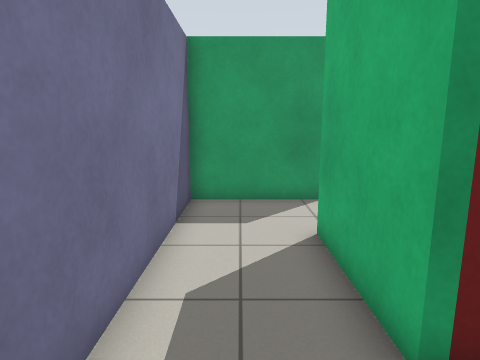
View 1 (above)

16 first-person views from a walk through a world built for the Gazebo simulator. The camera is 1.2 m above the floor, tilts 10° down and sees 75° across. The lines on the ground mark 1 m squares. The floor is counted in squares, 0.5 m on a side. Each view is taken from the middle of a square. On the plan, view 1 faces up. The plan holds only what a view shows up to about 19 squares ahead; the rest is blank. The place goes on beyond the plan. The robots in the file are not drawn. Gazebo's built-in surfaces are drawn with simple patterns. Simple shapes stand in for some stock models.

View 2
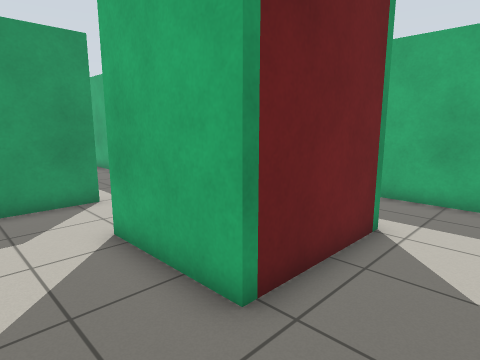

View 3
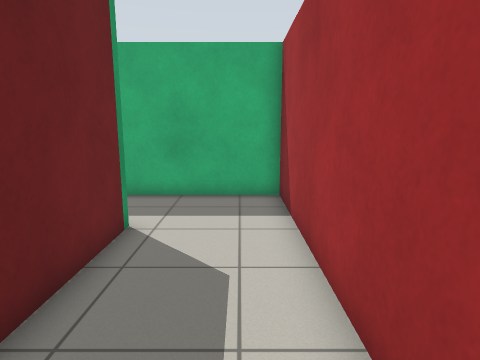

View 4
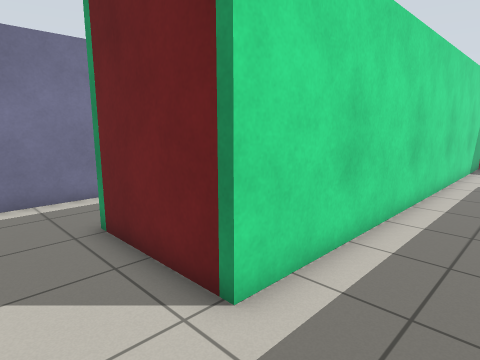

View 5
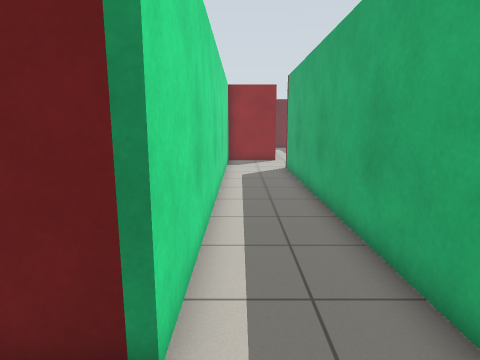

View 6
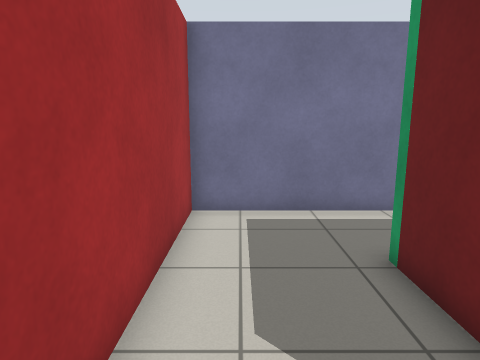

View 7
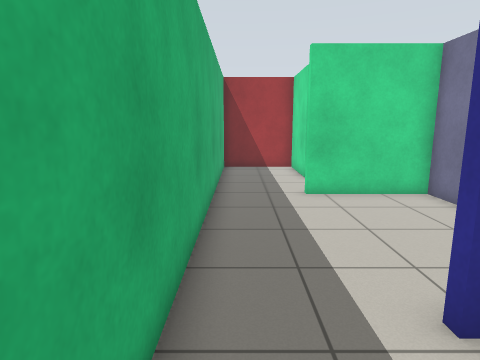

View 8
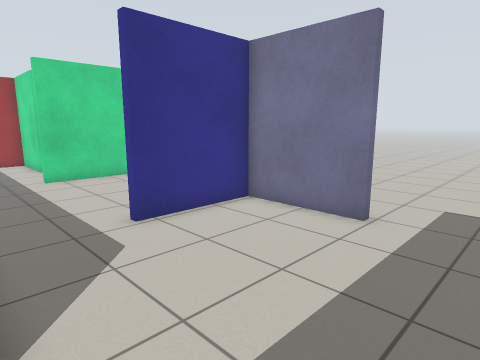

View 9
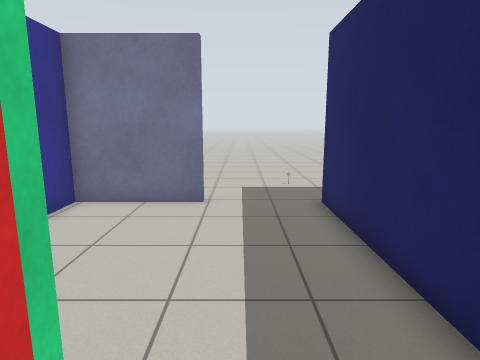

View 10
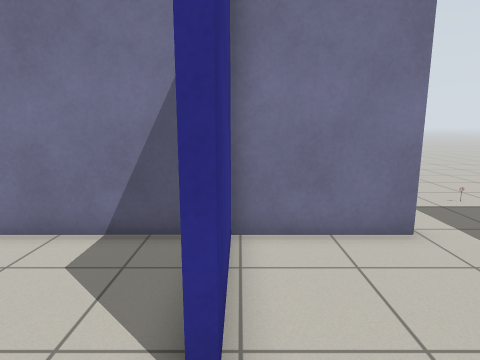

View 11
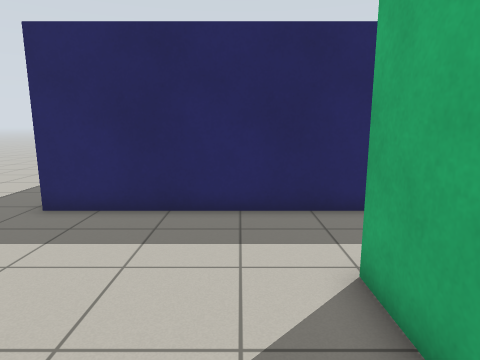

View 12
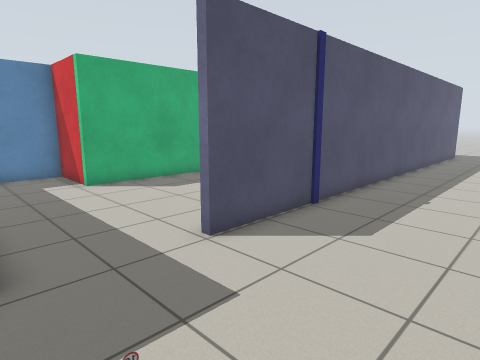

View 13
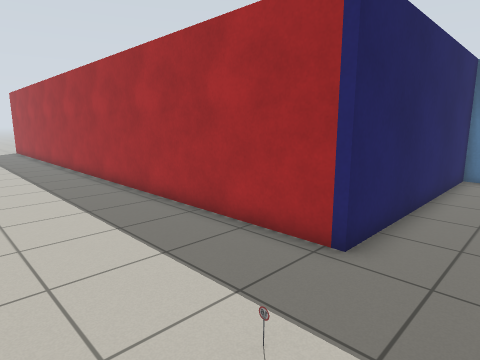

View 14
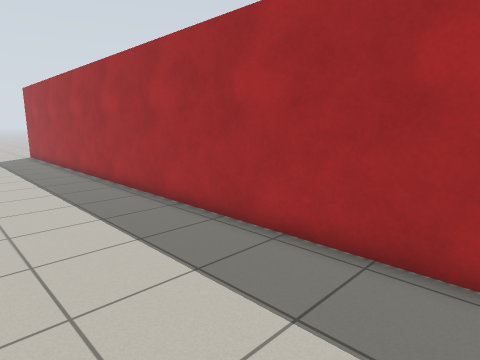

View 15
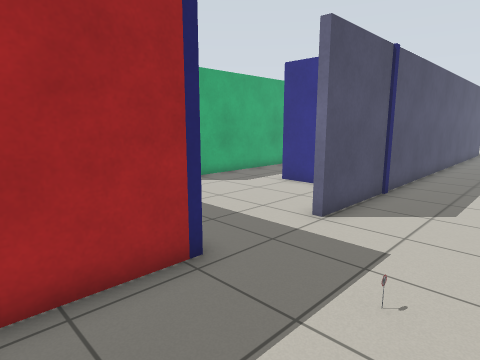

View 16
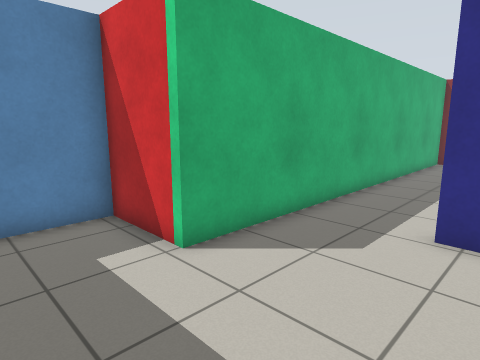

### Floor plan
Points are (right, up) in squares from view 1. A wall is a line through its corners. A room is listed if a view was taken in it or the views show most of it. See-through windows are left out.
Room 1 (views 1, 2, 3, 4, 5, 6)
walls: (9.6, 16.4) (9.6, 17.6); (6.2, 21.4) (6.2, 2.7) (1.7, 2.7) (1.7, 6.8); (2.5, 9.9) (-1.6, 9.9) (-1.6, -1.4) (9.6, -1.4) (9.6, 13.5)
ways out: opening at (2, 8) to room 5
Room 2 (views 7, 8, 9, 16)
walls: (5.9, 18.5) (5.9, 21.7) (9.1, 21.7) (9.1, 25.6) (-1.6, 25.6); (-1.6, 21.8) (-1.6, 17.8) (2.6, 17.8)
ways out: opening at (4, 18) to room 3; opening at (-2, 23.5) to room 4
Room 3 (views 10, 11)
walls: (-1.6, 16.8) (-1.6, 10.3) (2.5, 10.3) (2.5, 9.9); (5.9, 9.5) (5.9, 18.5)
ways out: opening at (4, 18) to room 2; opening at (4, 10) to room 5
Room 4 (views 12, 13, 14, 15)
walls: (-1.9, 3.5) (-1.9, 21.8) (-1.6, 21.8); (-1.6, 25.6) (-1.6, 44.5)
ways out: opening at (-2, 23.5) to room 2
objects: speed sign (-5, 25)
Room 5 (no view inside)
walls: (2, 6.8) (2, 3) (5.9, 3) (5.9, 9.5)
ways out: opening at (2, 8) to room 1; opening at (4, 10) to room 3

Where each view was taken, in squares from view 1:
view 1: 0 up, 0 right, facing up
view 2: 0 up, 1 left, facing up-right
view 3: 0 up, 1 left, facing right
view 4: 0 up, 9 right, facing up-left
view 5: 0 up, 7 right, facing up
view 6: 0 up, 7 right, facing left
view 7: 21 up, 5 right, facing down
view 8: 25 up, 6 right, facing down-left
view 9: 23 up, 8 right, facing left
view 10: 18 up, 5 right, facing left
view 11: 17 up, 4 right, facing up
view 12: 26 up, 7 left, facing down-right
view 13: 23 up, 7 left, facing up-right
view 14: 28 up, 7 left, facing up-right
view 15: 29 up, 6 left, facing down-right
view 16: 25 up, 1 right, facing down-right
